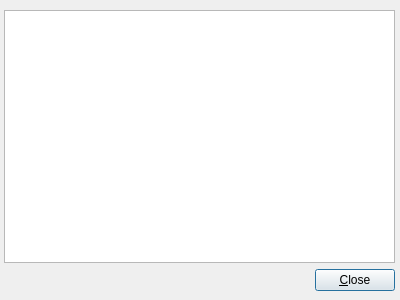
<?xml version="1.0" encoding="UTF-8"?>
<ui version="4.0">
 <class>Dialog</class>
 <widget class="QDialog" name="Dialog">
  <property name="geometry">
   <rect>
    <x>0</x>
    <y>0</y>
    <width>400</width>
    <height>300</height>
   </rect>
  </property>
  <property name="windowTitle">
   <string>Dialog</string>
  </property>
  <widget class="QWidget" name="verticalLayoutWidget">
   <property name="geometry">
    <rect>
     <x>4</x>
     <y>10</y>
     <width>391</width>
     <height>281</height>
    </rect>
   </property>
   <layout class="QVBoxLayout" name="verticalLayout_3">
    <item>
     <widget class="QTextBrowser" name="textBrowser"/>
    </item>
    <item>
     <layout class="QHBoxLayout" name="horizontalLayout">
      <item>
       <spacer name="horizontalSpacer">
        <property name="orientation">
         <enum>Qt::Horizontal</enum>
        </property>
        <property name="sizeHint" stdset="0">
         <size>
          <width>40</width>
          <height>20</height>
         </size>
        </property>
       </spacer>
      </item>
      <item>
       <widget class="QPushButton" name="pushButton">
        <property name="text">
         <string>&amp;Close</string>
        </property>
       </widget>
      </item>
     </layout>
    </item>
   </layout>
  </widget>
 </widget>
 <resources/>
 <connections/>
</ui>
